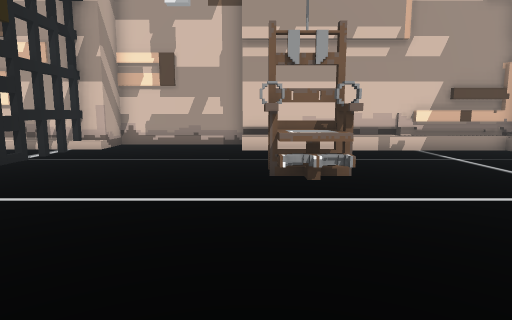
[1] (above)

12 first-person views from a walk through a Unity game level. The camera is 1.3 m above the floor, tilts 8° down and sees 75° across. The floor is counted in squares, 1 m on a side. Each view is taken from the middle of a square. On the plan, view 1 faces up. The plan holds only what a view shows up to about 14 squares ahead; the rest is blank. The place goes on beyond the plan.

[2]
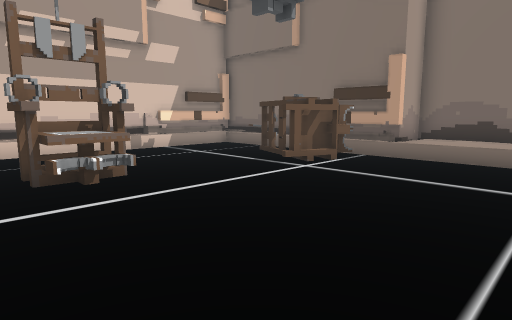

[3]
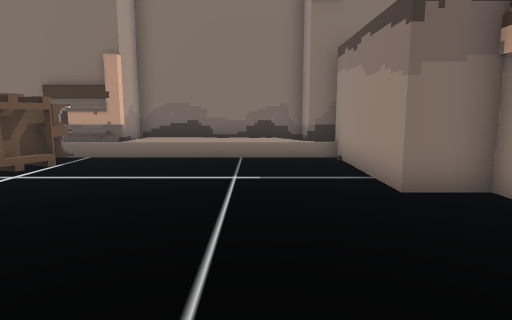

[4]
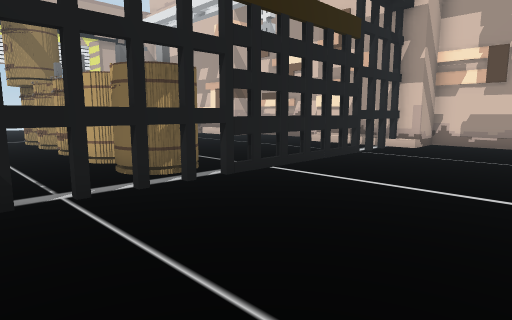

[5]
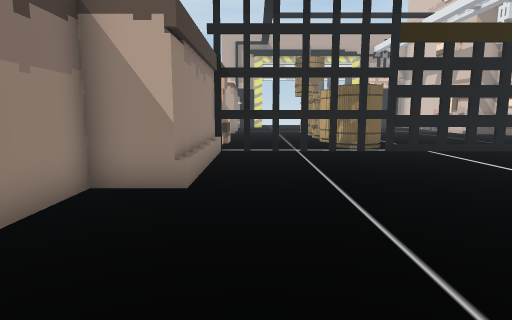

[6]
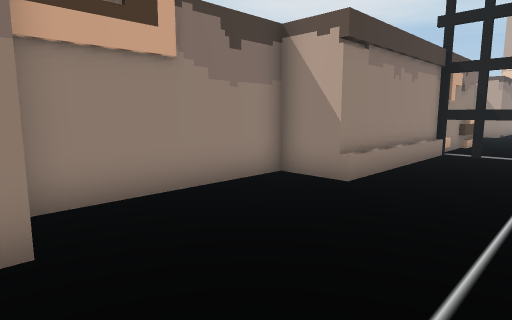

[7]
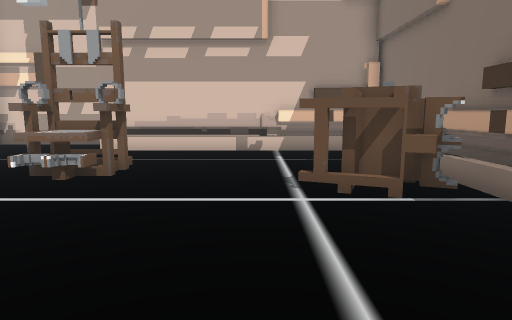

[8]
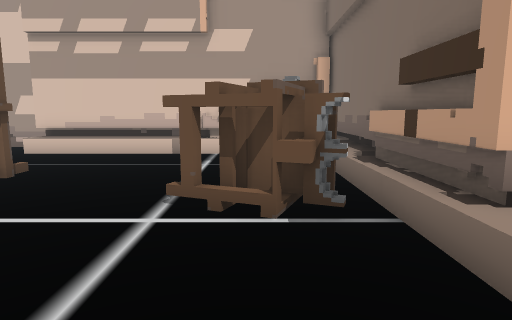

[9]
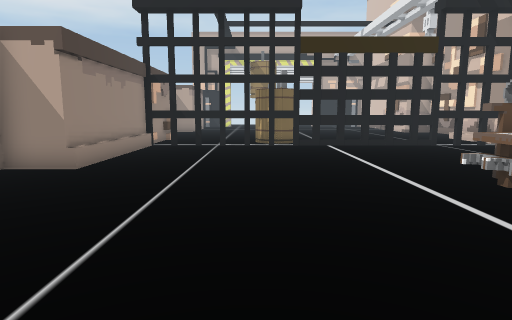

[10]
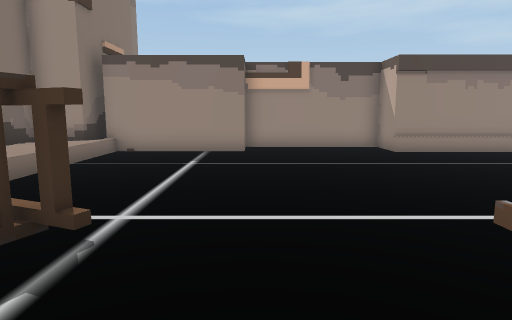

[11]
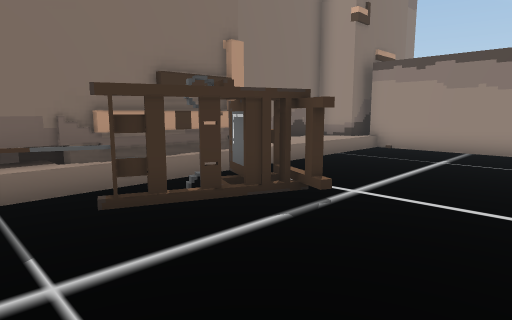

[12]
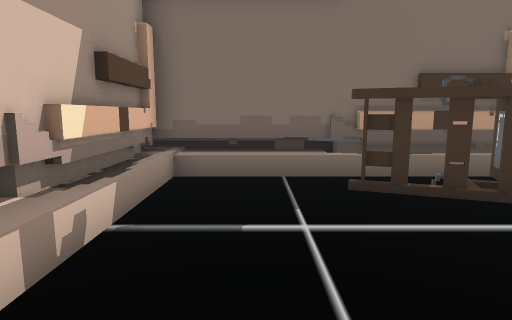

### Floor plan
Key: @ floor where view 1 was taken; # wall or solid block; x gap in a wall; . main floor; : floor 0.5 m higher than the main floor; / step, stairs or slope; C chair; T thing the floor can be seen under or through; O other object.
Columns run from 9 left of view 1 to 11 right of it. Each row starts with its distance up from view 1.
 14    #######
 13  ###.....########
 12 ###O.....::::::#####
 11  .#.............../#
 10  .#.............../#
  9  .#..............O/#
  8  .x.......CC....OO/#
  7  .#......CCC....OO##
  6  .#.......C....OOO##
  5  .x.............OO##
  4  O#.............../##
  3  OO.............../:#
  2 OOT.............../:#
  1  .T.............../:#
  0  .T......@......../:#
 -1  .T.............../:#
 -2 ###.............../##
 -3   #######.....######
 -4         #######

Positions as (right, up) in squares from view 1, and headings:
1: (0, 0), facing up
2: (-1, 0), facing up-right
3: (-1, 0), facing right
4: (-1, -1), facing up-left
5: (5, -1), facing left
6: (5, 1), facing down-left
7: (5, 0), facing up
8: (7, 1), facing up
9: (7, 2), facing left
10: (4, 9), facing down
11: (3, 10), facing down-right
12: (2, 10), facing right
